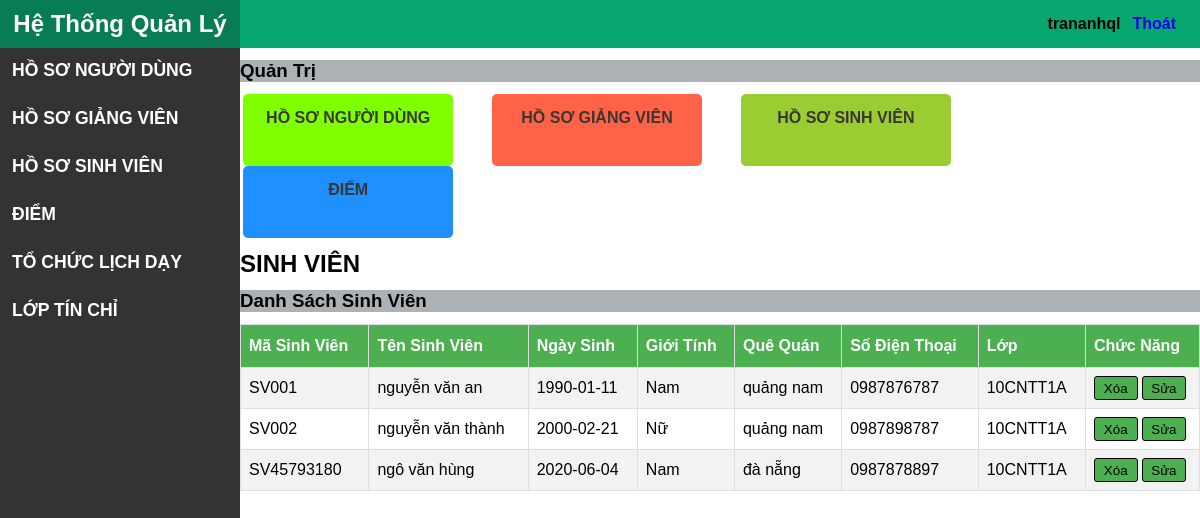
/SinhVien/LayDanhSachSinhVien/10CNTT1A (signed in), run on the app's committed database.
### tables this page shows
CREATE TABLE `sinhvien` (
  `masv` varchar(20) NOT NULL,
  `tensv` varchar(100) DEFAULT NULL,
  `ngaysinh` date DEFAULT NULL,
  `gioitinh` bit(1) DEFAULT NULL,
  `quequan` varchar(100) DEFAULT NULL,
  `sdt` varchar(20) DEFAULT NULL,
  `malop` varchar(20) DEFAULT NULL
);

### mvc/core/Controller.php (called while the page is built, shortened)
<?php
class Controller
{
    public function view($view, $data = [])
    {
        require_once "./mvc/views/" . $view . ".php";
    }
}

### mvc/controllers/SinhVien.php (called while the page is built, shortened)
<?php
class SinhVien extends Controller
{
    public function LayDanhSachSinhVien($malop)
    {
        $daoSinhVien = $this->model("DaoSinhVien");
        $arrSinhVien = $daoSinhVien->layDanhSachSinhVienTheoLop($malop);
        $this->view("LayoutQuanTri", ["page" => "XemDanhSachSV", "css" => "XemDanhSachSV", "arrSinhVien" => $arrSinhVien]);
    }
}

### mvc/core/App.php (called while the page is built, shortened)
<?php
class App
{
   protected $action = "SayHi";
   protected $params = [];
   function __construct()
   {
      $arr = $this->UrlProcess();
      $this->controller=new $this->controller;
      unset($arr[0]);
      if (isset($arr[1])) {
         if (method_exists($this->controller, $arr[1])) {
            $this->action = $arr[1];
         }
      }
      unset($arr[1]);
      if (isset($arr)) {
         $this->params = $arr;
      } else {
         $this->params = [];
      }
      call_user_func_array([$this->controller,$this->action],$this->params);
   }
   function UrlProcess()
   {
      if (isset($_GET['url'])) {
         return explode('/', filter_var(trim($_GET['url'], '/')));
      }
   }
}

### index.php (called while the page is built, shortened)
<?php
$myApp = new App();

### mvc/core/DB.php (called while the page is built, shortened)
<?php
class DB
{
    protected $serverName = "localhost";
    protected $userName = "root";
    protected $password = "";
    function __construct()
    {
        $this->conn=mysqli_connect($this->serverName,$this->userName,$this->password);
     }
}

### mvc/models/DaoSinhVien.php (called while the page is built, shortened)
<?php
class DaoSinhVien extends DB
{
    public function layDanhSachSinhVienTheoLop($malop)
    {
        $array = [];
        $sql = "SELECT * FROM sinhvien WHERE malop='".$malop."'";
        $result = mysqli_query($this->conn, $sql);
        while ($row = mysqli_fetch_assoc($result)) {
            $array[] = $row;
        }
        return $array;
    }
}

### mvc/views/pages/XemDanhSachSV.php (the view)
<div class="content-main">
    <h2>SINH VIÊN</h2>
    <h3>Danh Sách Sinh Viên</h3>
    <table id="customers">
        <tr>
            <th>Mã Sinh Viên</th>
            <th>Tên Sinh Viên</th>
            <th>Ngày Sinh</th>
            <th>Giới Tính</th>
            <th>Quê Quán</th>
            <th>Số Điện Thoại</th>
            <th>Lớp</th>
            <th>Chức Năng</th>
        </tr>
        <?php
        $dem = count($data["arrSinhVien"]);
        for ($i = 0; $i < $dem; $i++) {
            $gioitinh="";
            if($data["arrSinhVien"][$i]["gioitinh"]==1){
                $gioitinh="Nam";
            }else{
                $gioitinh="Nữ";
            }
            echo '<tr>
            <td>'.$data["arrSinhVien"][$i]["masv"].'</td>
            <td>'.$data["arrSinhVien"][$i]["tensv"].'</td>
            <td>'.$data["arrSinhVien"][$i]["ngaysinh"].'</td>
            <td>'.$gioitinh.'</td>
            <td>'.$data["arrSinhVien"][$i]["quequan"].'</td>
            <td>'.$data["arrSinhVien"][$i]["sdt"].'</td>
            <td>'.$data["arrSinhVien"][$i]["malop"].'</td>
            <td>
            <a href="SinhVien/XoaSinhVien/'.$data["arrSinhVien"][$i]["masv"].'/'.$data["arrSinhVien"][$i]["malop"].'" ><button class="btn">Xóa</button></a>
            <a href="SinhVien/SuaSinhVien/'.$data["arrSinhVien"][$i]["masv"].'" ><button class="btn">Sửa</button></a>
            </td>
        </tr>';
        }
        ?>
    </table>
</div>

### public/css/QuanTri.css (style rules this page uses)
* { margin: 0px; padding: 0px; }
body { font-size: 1em; font-family: Helvetica, sans-serif; background-color: white; }
a { text-decoration: none; }
.content .content-admin h3 { margin: 1vw 0vw; }

### public/css/XemDanhSachSV.css (style rules this page uses)
#customers { font-family: "Trebuchet MS", Arial, Helvetica, sans-serif; border-collapse: collapse; width: 100%; }
#customers td, #customers th { border: 1px solid #ddd; padding: 8px; }
#customers tr:nth-child(even) { background-color: #f2f2f2; }
#customers th { padding-top: 12px; padding-bottom: 12px; text-align: left; background-color: #4CAF50; color: white; }
.content-main h3 { background-color: rgb(172, 177, 182); }
.btn { width: 45%; height: 2vw; background-color: #4CAF50; border: 1px solid black; border-radius: 3px; }

### data on the page
sinhvien: masv "SV001", tensv "nguyễn văn an", ngaysinh "1990-01-11", gioitinh "Nam", quequan "quảng nam", sdt "0987876787", malop "10CNTT1A"
sinhvien: masv "SV002", tensv "nguyễn văn thành", ngaysinh "2000-02-21", gioitinh "Nữ", quequan "quảng nam", sdt "0987898787", malop "10CNTT1A"
sinhvien: masv "SV45793180", tensv "ngô văn hùng", ngaysinh "2020-06-04", gioitinh "Nam", quequan "đà nẵng", sdt "0987878897", malop "10CNTT1A"

### other printed values
$_SESSION['user'] "trananhql"
